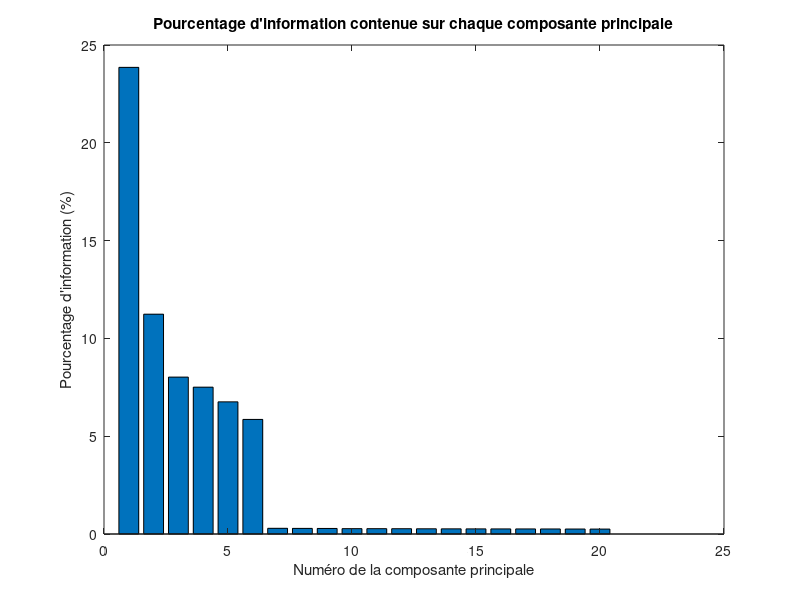
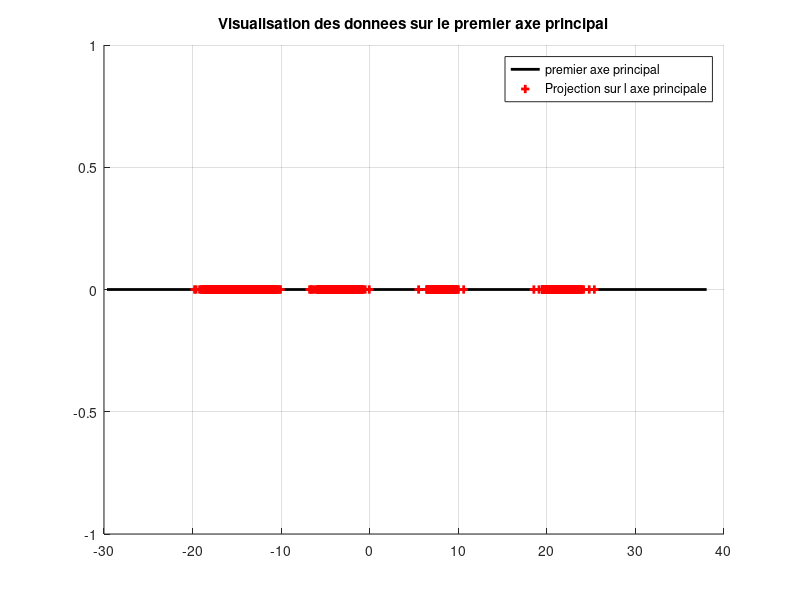
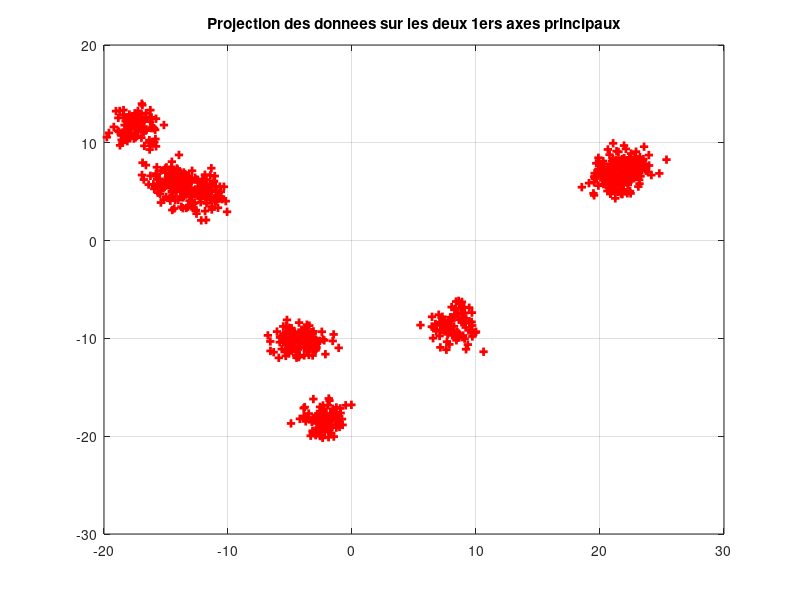
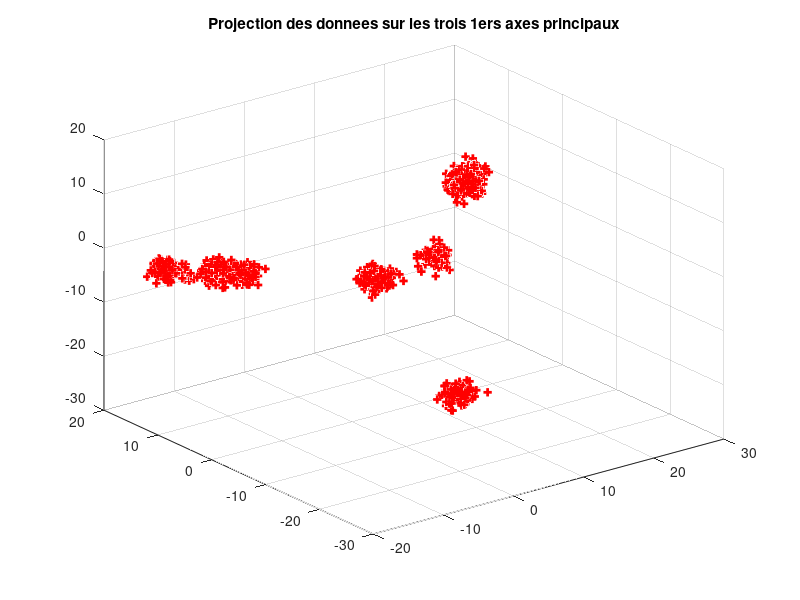

The MATLAB source for these figures, in order:
clear variables
close all

% chargement du jeu de données
load('dataset.mat')


%% Calculer les axes principaux de X et la matrice C des données dans le nouveau repère

mX = mean(X,1);
X_centre = X - mX;
sigma = 1/size(X,1) * (X_centre')*X_centre;

% Calcul des valeurs propres et des vecteurs principaux
[axes,lambda] = eig(sigma);

[lambdaTri, indices] = sort(diag(lambda),'descend');
axesTri = axes(:,indices);

C = X_centre*axesTri;


%% Pourcentage d'information apporté par chaque axe

info_axes = 100*lambdaTri/sum(lambdaTri)';

figure(1), clf
bar(info_axes(1:20)); 
title("Pourcentage d'information contenue sur chaque composante principale")
xlabel('Numéro de la composante principale');ylabel("Pourcentage d'information (%)");


%% Affichage des donnees sur la premiere composante principale

figure(2); clf,
hold all;
p1 = plot([1.5*min(C(:,1)) 1.5*max(C(:,1))],[0 0],'k-','linewidth',2);
p2 = plot(C(:,1),0,'r+','linewidth',2);
grid on;

title('Visualisation des donnees sur le premier axe principal');
legend([p1;p2(1)],{'premier axe principal', 'Projection sur l axe principale'});


%% Affichage des donnees sur les deux premières composantes principales dans le plan

figure(3), clf, 
plot(C(:,1), C(:,2), 'r+', 'linewidth', 2);
grid on;
title('Projection des donnees sur les deux 1ers axes principaux');

% On distingue 6 clusters en 2D mais certains semblent être le regroupement
% de plusieurs clusters


%% Affichage des donnees sur les trois premières composantes principales dans l'espace

figure(4), clf,
plot3(C(:,1), C(:,2), C(:,3), 'r+', 'linewidth', 2);
grid on;
title('Projection des donnees sur les trois 1ers axes principaux');

% On distingue toujours 6 clusters, il faut maintenant regardé
% l'information contenu dans les 3 axes suivant étant donné que l'on a vu
% figure 2 que l'on a la majorité de l'information en prenant les 6
% premiers axes


%% Afficher l'ensemble des classes

figure(5); clf,
pointsize = 20;
scatter3(C(:,2), C(:,4), C(:,5), pointsize, C(:,6), 'filled');
grid on;
title('Projection des données sur les axes principaux 2, 4, 5 et 6');

% On a projeté X sur différentes combinaisons des 6 premiers axes jusqu'à
% en trouver une qui fasse ressortir de nouveaux clusters. On distingue
% maintenant 8 classes différentes.
